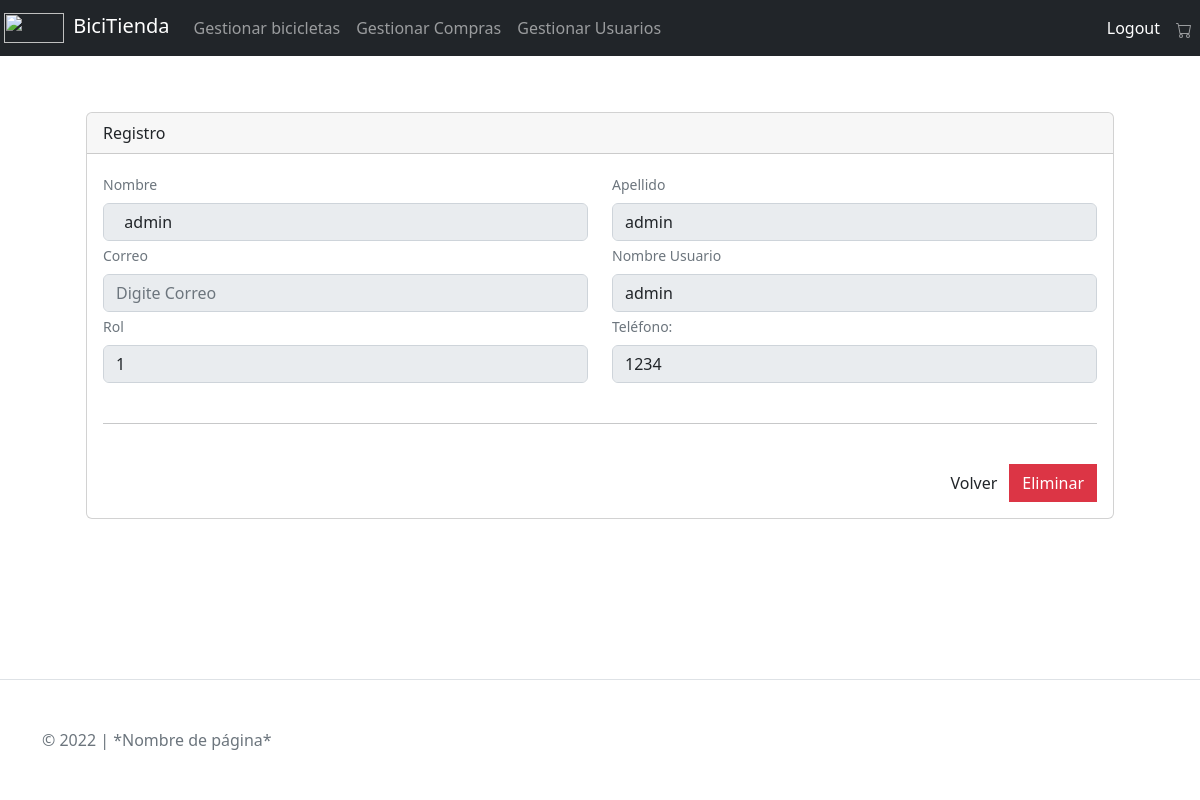
/UserShowPerson.php?id=1 (signed in), run on the app's committed database.
### tables this page shows
CREATE TABLE `usuarios` (
  `id_Usuario` int(11) NOT NULL,
  `nom_User` varchar(20) NOT NULL,
  `contra` varchar(20) NOT NULL,
  `nombre_usuario` varchar(20) NOT NULL,
  `apel_User` varchar(50) NOT NULL,
  `correo_User` varchar(50) NOT NULL,
  `telefono_User` int(11) NOT NULL,
  `rol_id` int(11) NOT NULL
);

### UserShowPerson.php (the view, shortened to what this page needs)
<?php
include('include/conexionDB.php');
$id = $_GET['id'];
$resultado = $conexion->query("SELECT * FROM USUARIOS WHERE id_usuario = $id");
$datos = $resultado->fetch_assoc();
?>
<!DOCTYPE html>
<html>
<head>
  <link href="https://cdn.jsdelivr.net/npm/bootstrap@5.2.0-beta1/dist/css/bootstrap.min.css" rel="stylesheet"
>
  <link href="https://cdn.datatables.net/1.12.1/css/jquery.dataTables.min.css" rel="stylesheet">
</head>
<body class="d-flex flex-column min-vh-100">
  <?php include('include/navbar.php') ?>
  <div class="container p-5">
    <div class="d-flex bd-highlight">
      <div class="p-2 w-100 bd-highlight">
        <div class="card">
          <div class="card-header">
            Registro
          </div>
          <div class="card-body">
            <form method="POST" enctype="multipart/form-data"
              action="UserDeleteData.php">
              <div class="row">
                <div class="col-6">
                  <div class="form-text">
                    <label for="nombre" class="form-label">Nombre</label>
                    <input type="text" value="<?= $datos['nombre_usuario']  ?>" class="form-control" name="nombre" placeholder="Inserte Nombre" disabled>
                  </div>
                </div>
                <div class="col-6">
                  <div class="form-text">
                    <label for="apellido" class="form-label">Apellido</label>
                    <input  value="<?= $datos['apel_User'] ?>" type="text" class="form-control" name="apellido" placeholder="Digite Apellido" disabled>
                  </div>
                </div>
              </div>
              <div class="row">
                <div class="col-6">
                  <div class="form-text">
                    <label for="apellido" class="form-label">Correo</label>
                    <input value="<?= $datos['correo_User'] ?>" type="text" class="form-control" name="correo" placeholder="Digite Correo" disabled>
                  </div>
                </div>
                <div class="col-6">
                  <div class="form-text">
                    <label for="usuario" class="form-label">Nombre Usuario</label>
                    <input value="<?= $datos['nom_User'] ?>" type="text" name="usuario" id="usuario" placeholder="Digite Nombre de Usuario"
                      class="form-control" disabled>
                  </div>
                </div>
              </div>
              <div class="row">
                <div class="col-6">
                  <div class="form-text">
                    <label for="rol" class="form-label">Rol</label>
                    <input type="number" name="rol" id="rol" placeholder="Rol" value="<?= $datos['rol_id'] ?>" min=1 max=2 class="form-control" disabled>
                  </div>
                </div>
                <div class="col-6">
                  <div class="form-text">
                    <label for="telefono" class="form-label">Teléfono:</label>
                    <input type="number"  name="telefono" id="telefono" value="<?= $datos['telefono_User'] ?>"
                      placeholder="Digita el número de teléfono sin guiones ni espacios" class="form-control" disabled>
                  </div>
                </div>
              </div>
              <br>
              <hr>
              <br>
              <div class="btn-group float-end" role="group" aria-label="Basic example">
                <a href="gestion.php" class="btn btn-default">Volver</a>
                <button type="button" class="btn btn-danger" data-bs-toggle="modal" data-bs-target="#exampleModal">
                  Eliminar
                </button>
              </div>
            </form>
          </div>
        </div>
      </div>
    </div>
  </div>
  <div class='mt-auto'>
    <br>
    <br>
    <br>
    <footer class="border-top footer text-muted">
      <br>
      <br>
      <div class="container">
        &copy; 2022 | *Nombre de página*
      </div>
      <br>
      <br>
    </footer>
  </div>
</body>
</html>

### data on the page
usuarios: nombre "admin", apellido "admin", usuario "admin", rol "1", telefono "1234"
